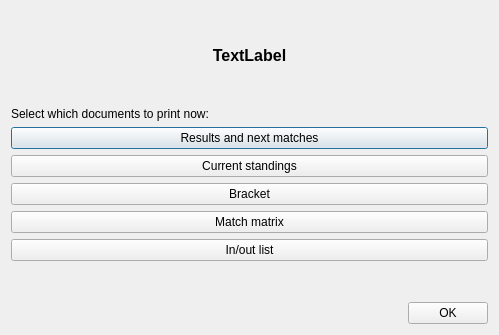
<?xml version="1.0" encoding="UTF-8"?>
<ui version="4.0">
 <class>DlgRoundFinished</class>
 <widget class="QDialog" name="DlgRoundFinished">
  <property name="geometry">
   <rect>
    <x>0</x>
    <y>0</y>
    <width>499</width>
    <height>335</height>
   </rect>
  </property>
  <property name="windowTitle">
   <string>Round finished</string>
  </property>
  <layout class="QVBoxLayout" name="verticalLayout_2">
   <item>
    <layout class="QVBoxLayout" name="verticalLayout">
     <item>
      <spacer name="verticalSpacer_3">
       <property name="orientation">
        <enum>Qt::Vertical</enum>
       </property>
       <property name="sizeHint" stdset="0">
        <size>
         <width>20</width>
         <height>40</height>
        </size>
       </property>
      </spacer>
     </item>
     <item>
      <widget class="QLabel" name="laTitle">
       <property name="font">
        <font>
         <pointsize>12</pointsize>
         <weight>75</weight>
         <bold>true</bold>
        </font>
       </property>
       <property name="text">
        <string>TextLabel</string>
       </property>
       <property name="alignment">
        <set>Qt::AlignCenter</set>
       </property>
      </widget>
     </item>
     <item>
      <spacer name="verticalSpacer_2">
       <property name="orientation">
        <enum>Qt::Vertical</enum>
       </property>
       <property name="sizeHint" stdset="0">
        <size>
         <width>20</width>
         <height>40</height>
        </size>
       </property>
      </spacer>
     </item>
     <item>
      <widget class="QLabel" name="label_2">
       <property name="text">
        <string>Select which documents to print now:</string>
       </property>
      </widget>
     </item>
     <item>
      <widget class="QPushButton" name="btnResults">
       <property name="text">
        <string>Results and next matches</string>
       </property>
      </widget>
     </item>
     <item>
      <widget class="QPushButton" name="btnStandings">
       <property name="text">
        <string>Current standings</string>
       </property>
      </widget>
     </item>
     <item>
      <widget class="QPushButton" name="btnBracket">
       <property name="text">
        <string>Bracket</string>
       </property>
      </widget>
     </item>
     <item>
      <widget class="QPushButton" name="btnMatrix">
       <property name="text">
        <string>Match matrix</string>
       </property>
      </widget>
     </item>
     <item>
      <widget class="QPushButton" name="btnInOut">
       <property name="text">
        <string>In/out list</string>
       </property>
      </widget>
     </item>
     <item>
      <spacer name="verticalSpacer">
       <property name="orientation">
        <enum>Qt::Vertical</enum>
       </property>
       <property name="sizeHint" stdset="0">
        <size>
         <width>20</width>
         <height>40</height>
        </size>
       </property>
      </spacer>
     </item>
     <item>
      <layout class="QHBoxLayout" name="horizontalLayout">
       <item>
        <spacer name="horizontalSpacer">
         <property name="orientation">
          <enum>Qt::Horizontal</enum>
         </property>
         <property name="sizeHint" stdset="0">
          <size>
           <width>40</width>
           <height>20</height>
          </size>
         </property>
        </spacer>
       </item>
       <item>
        <widget class="QPushButton" name="btnOkay">
         <property name="text">
          <string>OK</string>
         </property>
        </widget>
       </item>
      </layout>
     </item>
    </layout>
   </item>
  </layout>
 </widget>
 <tabstops>
  <tabstop>btnOkay</tabstop>
  <tabstop>btnResults</tabstop>
  <tabstop>btnStandings</tabstop>
  <tabstop>btnBracket</tabstop>
  <tabstop>btnMatrix</tabstop>
  <tabstop>btnInOut</tabstop>
 </tabstops>
 <resources/>
 <connections>
  <connection>
   <sender>btnOkay</sender>
   <signal>clicked()</signal>
   <receiver>DlgRoundFinished</receiver>
   <slot>accept()</slot>
   <hints>
    <hint type="sourcelabel">
     <x>447</x>
     <y>311</y>
    </hint>
    <hint type="destinationlabel">
     <x>249</x>
     <y>167</y>
    </hint>
   </hints>
  </connection>
 </connections>
</ui>
